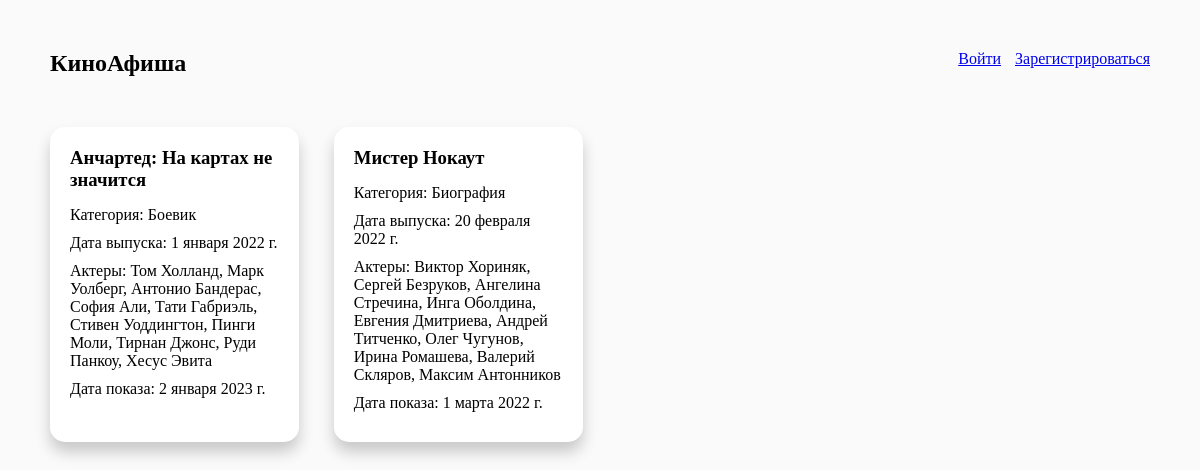
The page / on the database its author committed.
### films/models.py (models this page shows, shortened)
class Film(models.Model):
    name = models.CharField(max_length=150, verbose_name='Название фильма')
    category = models.ForeignKey(Category, on_delete=models.CASCADE, verbose_name='Категория')
    release_date = models.DateField(verbose_name='Дата выпуска')
    actors = models.TextField(verbose_name='Актеры')
    show_date = models.DateField(verbose_name='Дата показа')

class Category(models.Model):
    name = models.CharField(max_length=150, verbose_name='Название категории')
    def __str__(self):
        return self.name

### films/views.py (the view)
# urls.py: path('', views.index, name='index'),
def index(request):
    films = Film.objects.all()
    if Category.objects.count() == 0:
        Category.objects.create(name='Биография')
        Category.objects.create(name='Боевик')
        Category.objects.create(name='Детектив')
        Category.objects.create(name='Фантастика')
        Category.objects.create(name='Комедия')
    return render(request, 'index.html', {'films': films})

### films/templates/index.html (shortened to what this page needs)
{% load static %}
<!doctype html>
<html lang="en">
<head>
    <link rel="stylesheet" href="{% static 'css/style.css' %}">
</head>
<body>
    <header class="header">
        <div class="header__logo">
            <h2>КиноАфиша</h2>
        </div>
        <div class="header__menu">
            {% if request.user.is_authenticated %}
                <a href="{% url 'logout' %}">Выйти</a>
            {% else %}
                <a href="{% url 'login' %}">Войти</a>
                <a href="{% url 'signup' %}">Зарегистрироваться</a>
            {% endif %}
        </div>
    </header>
    <div class="films">
    {% for film in films %}
        <div class="film">
            <h3 class="film__title">{{film.name}}</h3>
            <p class="film__category">Категория: {{film.category}}</p>
            <p class="film__date">Дата выпуска: {{film.release_date}}</p>
            <p class="film__actors">Актеры: {{film.actors}}</p>
            <p class="film__date">Дата показа: {{film.show_date}}</p>
        </div>
    {% endfor %}
    </div>
</body>
</html>

### films/static/css/style.css (style rules this page uses)
* { margin: 0; padding: 0; box-sizing: border-box; }
body { padding: 50px; background: #fafafa; }
header { display: flex; justify-content: space-between; margin-bottom: 50px; }
.header__menu a { margin-left: 10px; }
.films { display: grid; grid-template-columns: 1fr 1fr 1fr 1fr; column-gap: 35px; }
.film { padding: 20px; background: #fff; border-radius: 15px; box-shadow: 0 10px 15px rgba(0, 0, 0, 0.2); transition: 0.3s; }
.film__title { margin-bottom: 15px; }
.film p { margin-bottom: 10px; }

### rows shown on the page
Film: name "Анчартед: На картах не значится", category "Боевик", release_date "1 января 2022 г.", actors "Том Холланд, Марк Уолберг, Антонио Бандерас, София Али, Тати Габриэль, Стивен Уоддингтон, Пинги Моли, Тирнан Джонс, Руди Панкоу, Хесус Эвита", show_date "2 января 2023 г."
Film: name "Мистер Нокаут", category "Биография", release_date "20 февраля 2022 г.", actors "Виктор Хориняк, Сергей Безруков, Ангелина Стречина, Инга Оболдина, Евгения Дмитриева, Андрей Титченко, Олег Чугунов, Ирина Ромашева, Валерий Скляров, Максим Антонников", show_date "1 марта 2022 г."
